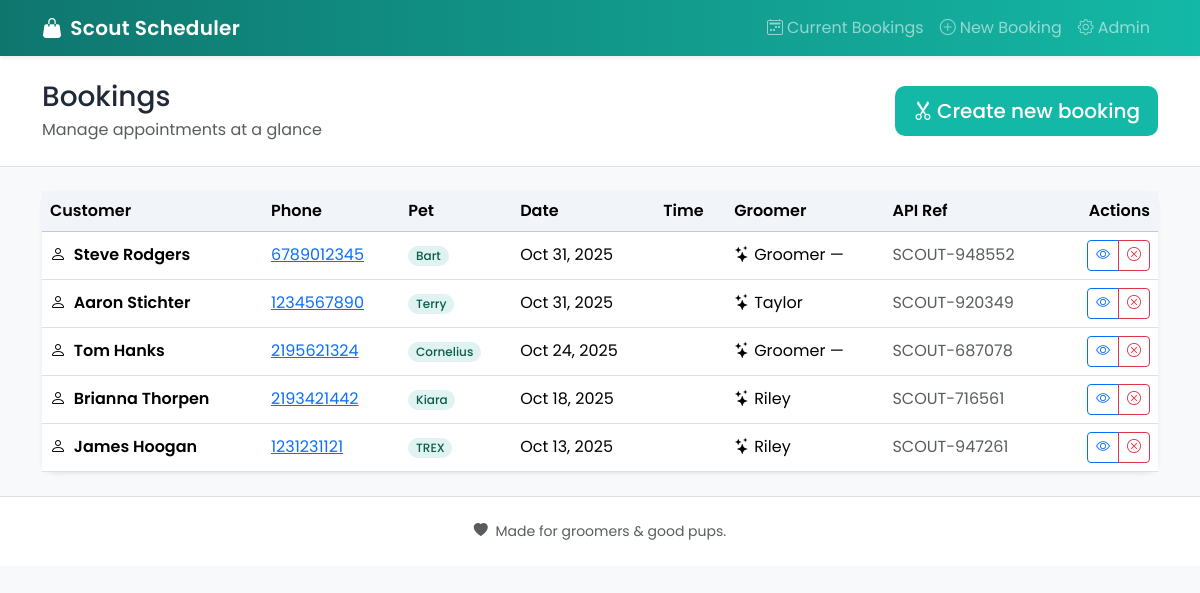
Before: /booking/ with the older database file.
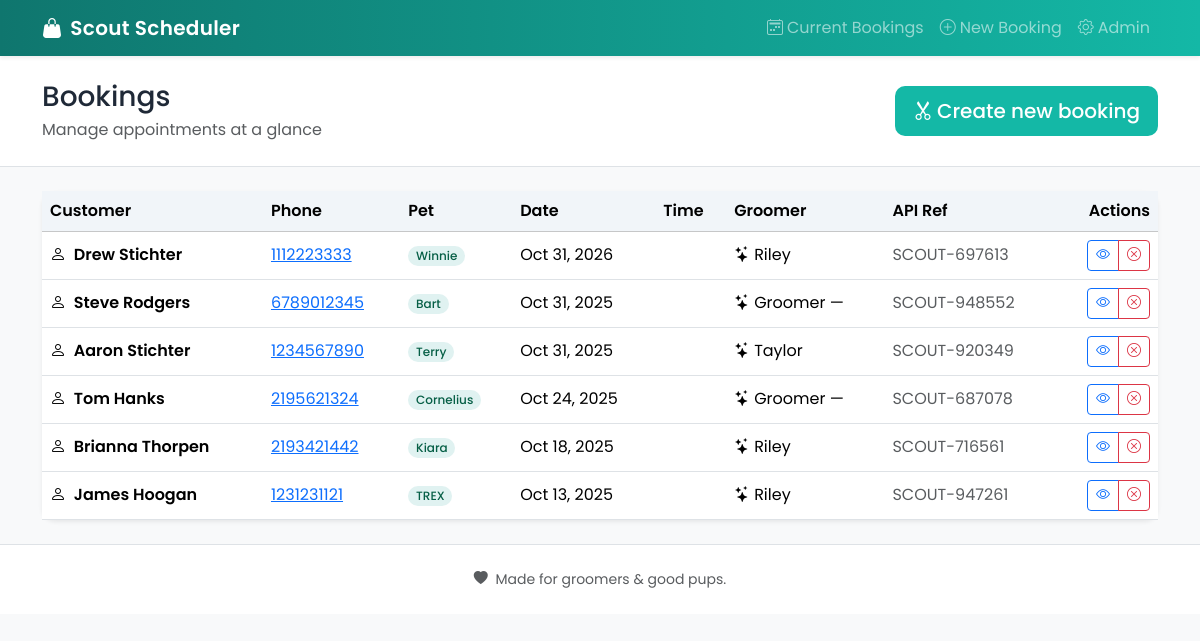
After: the same page with the newer database file.
### booking/models.py (models this page shows, shortened)
class Booking(models.Model):
    customer = models.ForeignKey(Customer, on_delete=models.SET_NULL, null=True, blank=True)
    pet_name = models.CharField(max_length=100, blank=True, null=True)
    class Meta:
        unique_together = ('groomer_id', 'appointment_date', 'appointment_time')
    services = models.JSONField(default=list, blank=True)
    groomer_id = models.IntegerField(null=True, blank=True)
    appointment_date = models.DateField(null=True, blank=True)
    appointment_time = models.CharField(max_length=20, blank=True, null=True)
    api_ref = models.CharField(max_length=100, blank=True, null=True)
    api_payload = models.JSONField(default=dict, blank=True)
    api_response = models.JSONField(default=dict, blank=True)
    created_at = models.DateTimeField(auto_now_add=True)
    updated_at = models.DateTimeField(auto_now=True)

class Customer(models.Model):
    first_name = models.CharField(max_length=100)
    last_name  = models.CharField(max_length=100)
    phone      = models.CharField(max_length=30)
    created_at = models.DateTimeField(auto_now_add=True)
    class Meta:
        unique_together = ('first_name', 'last_name', 'phone')

### booking/views.py (the view)
# urls.py: path('', views.bookings_list, name='list'),
def bookings_list(request):
    qs = Booking.objects.select_related('customer').order_by('-appointment_date', '-appointment_time', '-created_at')
    paginator = Paginator(qs, 25)
    page_number = request.GET.get('page')
    page_obj = paginator.get_page(page_number)
    api = ApiClient()
    groomer_lookup = {str(g['id']): g['name'] for g in api.list_groomers()}
    for b in page_obj.object_list:
        b.groomer_name = groomer_lookup.get(str(b.groomer_id), f"Groomer {b.groomer_id or '—'}")
    return render(request, 'booking/bookings_list.html', {'page_obj': page_obj})

### booking/api.py (called while the page is built)
    def list_groomers(self):
        return [{'id':0,'name':'Anyone'},
                {"id": 1, "name": "Alex"},
                {"id": 2, "name": "Riley"},
                {"id": 3, "name": "Sam"},
                {"id": 4, "name": "Jordan"},
                {"id": 5, "name": "Taylor"},
                ]

### booking/templates/booking/bookings_list.html (shortened to what this page needs)
{% extends "booking/base.html" %}
{% block page_title %}Bookings{% endblock %}
{% block page_subtitle %}Manage appointments at a glance{% endblock %}
{% block header_actions %}
  <a href="{% url 'booking:book' %}" class="btn btn-groom btn-lg">
    <i class="bi bi-scissors me-1"></i>Create new booking
  </a>
{% endblock %}
{% block content %}
  <div class="card shadow-sm">
    <div class="card-body p-0">
      <div class="table-responsive">
        <table class="table table-hover align-middle mb-0">
          <thead class="table-light">
            <tr>
              <th>Customer</th>
              <th>Phone</th>
              <th>Pet</th>
              <th>Date</th>
              <th>Time</th>
              <th>Groomer</th>
              <th>API Ref</th>
              <th class="text-end">Actions</th>
            </tr>
          </thead>
          <tbody>
          {% for b in page_obj.object_list %}
            <tr>
              <td class="fw-semibold">
                <i class="bi bi-person me-1"></i>
                {{ b.customer.first_name }} {{ b.customer.last_name }}
              </td>
              <td>
                {% if b.customer.phone %}
                  <a href="tel:{{ b.customer.phone }}">{{ b.customer.phone }}</a>
                {% else %}
                  <span class="text-muted">—</span>
                {% endif %}
              </td>
              <td><span class="badge rounded-pill text-bg-soft">{{ b.pet_name }}</span></td>
              <td>{{ b.appointment_date|date:"M j, Y" }}</td>
              <td>{{ b.appointment_time|time:"g:i A" }}</td>
              <td><i class="bi bi-stars me-1"></i>{{ b.groomer_name }}</td>
              <td class="text-muted">{{ b.api_ref }}</td>
              <td class="text-end">
                <div class="btn-group">
                  <a class="btn btn-outline-primary btn-sm" href="{% url 'booking:detail' b.id %}" title="View">
                    <i class="bi bi-eye"></i>
                  </a>
                  <button class="btn btn-outline-danger btn-sm" data-bs-toggle="modal" data-bs-target="#cancelModal-{{ b.id }}" title="Cancel">
                    <i class="bi bi-x-circle"></i>
                  </button>
                </div>
              </td>
            </tr>
          {% endfor %}
          </tbody>
        </table>
      </div>
    </div>
  </div>
{% endblock %}

Changed rows visible on the page:
added Booking: customer.first_name "Drew", customer.last_name "Stichter", customer.phone "1112223333", pet_name "Winnie", appointment_date "Oct 31, 2026", groomer_name "Riley", api_ref "SCOUT-697613"
